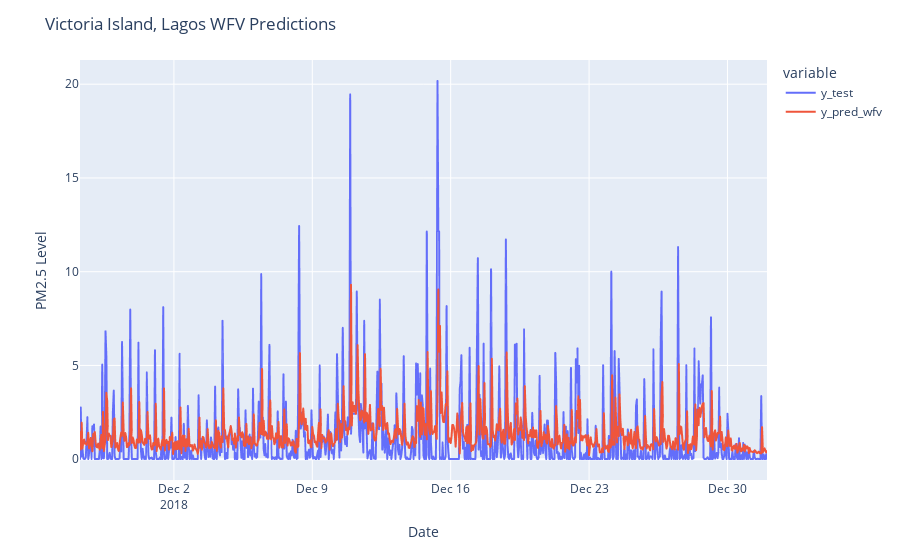

Source (notebook cell):
### Markdown cell above
## Communicate Results

### Code cell
# create dataframe of test data and predictions
df_pred_test = pd.DataFrame(
    {
        "y_test": y_test,
        "y_pred_wfv": y_pred_wfv
    }
)

# Plot times series plot
fig = px.line(df_pred_test, labels={"values":"PM2.5"})
fig.update_layout(
    title="Victoria Island, Lagos WFV Predictions",
    xaxis_title="Date",
    yaxis_title="PM2.5 Level",
)

### Figure 1 — Plotly figure (JSON) as saved in the notebook; plotly's stock layout.template omitted (floating-point values rounded to 4 significant figures; data arrays with more than 128 entries replaced by an {"elided": "..."} marker saying what was removed)
{"data": [{"hovertemplate": "variable=y_test<br>timestamp=%{x}<br>value=%{y}<extra></extra>", "legendgroup": "y_test", "line": {"color": "#636efa", "dash": "solid"}, "marker": {"symbol": "circle"}, "mode": "lines", "name": "y_test", "showlegend": true, "type": "scattergl", "x": {"elided": "835 str values"}, "xaxis": "x", "y": {"elided": "835 float values"}, "yaxis": "y"}, {"hovertemplate": "variable=y_pred_wfv<br>timestamp=%{x}<br>value=%{y}<extra></extra>", "legendgroup": "y_pred_wfv", "line": {"color": "#EF553B", "dash": "solid"}, "marker": {"symbol": "circle"}, "mode": "lines", "name": "y_pred_wfv", "showlegend": true, "type": "scattergl", "x": {"elided": "835 str values"}, "xaxis": "x", "y": {"elided": "835 float values"}, "yaxis": "y"}], "layout": {"legend": {"title": {"text": "variable"}, "tracegroupgap": 0}, "margin": {"t": 60}, "title": {"text": "Victoria Island, Lagos WFV Predictions"}, "xaxis": {"anchor": "y", "domain": [0, 1], "title": {"text": "Date"}}, "yaxis": {"anchor": "x", "domain": [0, 1], "title": {"text": "PM2.5 Level"}}}}
